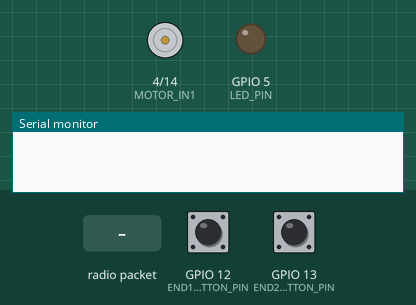
Recording of a sketch running on a simulated ESP8266 (NodeMCU). Parts: motor-driver pin pairs drawn as motors (green arrow = first pin HIGH = forward, orange = second pin HIGH = backward, longer = more drive), output pins drawn as LEDs (lit = HIGH), the last lines printed to the serial monitor. The inputs (shaded band) are chosen by the test bench; at power-on: GPIO 13 (END2_BUTTON_PIN) HIGH, GPIO 12 (END1_BUTTON_PIN) HIGH.

Above: at 1.2 s.
1.3 s: radio packet "1" arrives
At 1.9 s:
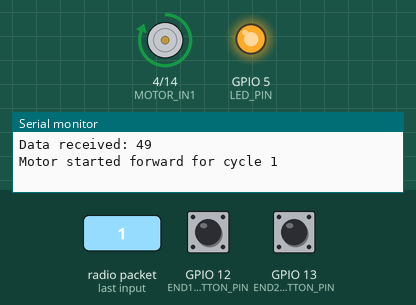
2.8 s: GPIO 13 (END2_BUTTON_PIN) pulled LOW for 1 s
At 3.4 s:
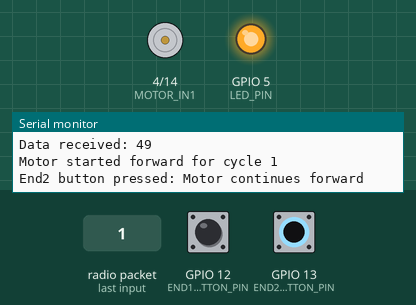
5.9 s: GPIO 12 (END1_BUTTON_PIN) pulled LOW for 0.15 s
At 7.7 s:
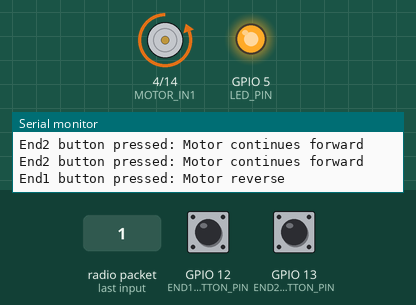
10.6 s: GPIO 13 (END2_BUTTON_PIN) pulled LOW for 0.15 s
At 11.2 s:
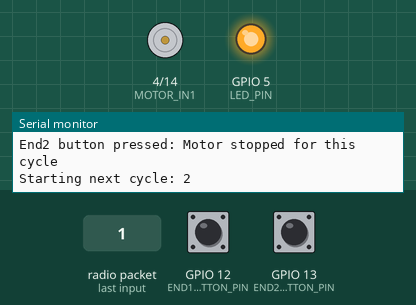
12.2 s: GPIO 13 (END2_BUTTON_PIN) pulled LOW for 3.2 s
At 45.2 s:
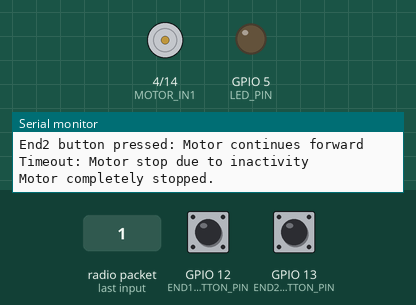
Timing chart, 0 to 46.2 s (numbered marks = the images above; inputs shaded):
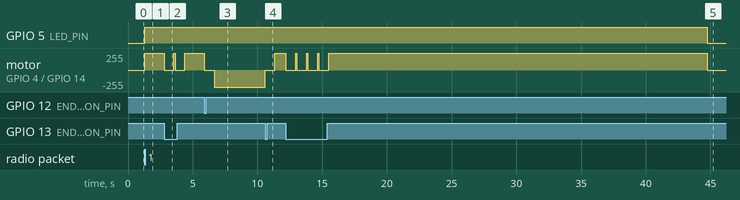

Measured:
- after the input at 1.3 s, GPIO 5 (LED_PIN): LOW → HIGH at once; motor on GPIO 4 (MOTOR_IN1) / GPIO 14 (MOTOR_IN2): stopped → forward 255/255 at once
- after the input at 2.8 s, motor on GPIO 4 (MOTOR_IN1) / GPIO 14 (MOTOR_IN2): alternates forward 255/255 for 0.10 s and stopped for 0.75 s, 4 changes in all, then stays forward 255/255, starting at once
- after the input at 5.9 s, motor on GPIO 4 (MOTOR_IN1) / GPIO 14 (MOTOR_IN2): forward 255/255 → stopped at once, → backward 255/255 0.75 s later
- after the input at 10.6 s, motor on GPIO 4 (MOTOR_IN1) / GPIO 14 (MOTOR_IN2): backward 255/255 → stopped at once, → forward 255/255 0.75 s later
- after the input at 12.2 s, GPIO 5 (LED_PIN): HIGH → LOW after 32.6 s instead of 28.4 s

The sketch:

panel_bots_final.ino
```cpp
#include <ESP8266WiFi.h>
#include <espnow.h>

// Define LED and motor driver pins
#define LED_PIN 5       // LED indicator
#define MOTOR_IN1 4     // GPIO for Motor IN1
#define MOTOR_IN2 14    // GPIO for Motor IN2

// Define input buttons for End1 and End2
#define END1_BUTTON_PIN 12 // GPIO for End1 button
#define END2_BUTTON_PIN 13 // GPIO for End2 button

// Variables for motor state and timing
bool motorRunning = false;
unsigned long lastActionTime = 0;
unsigned long timeoutPeriod = 30000; // 10-second timeout

int currentCycle = 0; // Current cycle count
int totalCycles = 0;  // Total cycles to perform
bool forwardPhase = true; // Indicates forward or reverse motor state

// Callback function to handle incoming ESP-NOW data
void onDataRecv(uint8_t *mac, uint8_t *data, uint8_t len) {
  if (len > 0) {
    int receivedData = data[0];
    Serial.print("Data received: ");
    Serial.println(receivedData);

    // Determine total cycles based on received data
    if (receivedData >= 5) {
      totalCycles = 5;
    } else {
      totalCycles = max(receivedData, 1);
    }

    // Start first cycle
    currentCycle = 1;
    motorRunning = true;
    lastActionTime = millis();

    // Start motor forward
    digitalWrite(MOTOR_IN1, HIGH);
    digitalWrite(MOTOR_IN2, LOW);
    forwardPhase = true;
    Serial.println("Motor started forward for cycle 1");
  }
}

void setup() {
  Serial.begin(115200);

  // Initialize pins
  pinMode(LED_PIN, OUTPUT);
  pinMode(MOTOR_IN1, OUTPUT);
  pinMode(MOTOR_IN2, OUTPUT);
  pinMode(END1_BUTTON_PIN, INPUT_PULLUP);
  pinMode(END2_BUTTON_PIN, INPUT_PULLUP);

  // Initialize Wi-Fi and ESP-NOW
  WiFi.mode(WIFI_STA);
  if (esp_now_init() != 0) {
    Serial.println("Error initializing ESP-NOW");
    return;
  }
  esp_now_set_self_role(ESP_NOW_ROLE_SLAVE);
  esp_now_register_recv_cb(onDataRecv);
}

void loop() {
  unsigned long currentTime = millis();

  if (motorRunning) {
    // Check for timeout
    if (currentTime - lastActionTime > timeoutPeriod) {
      Serial.println("Timeout: Motor stop due to inactivity");
      motorRunning = false;
      stopMotor();
      return;
    }

    // Check for End1 button press (Reverse direction)
    if (digitalRead(END1_BUTTON_PIN) == LOW) {
      if (forwardPhase) {
        Serial.println("End1 button pressed: Motor reverse");
        forwardPhase = false;
        digitalWrite(MOTOR_IN1, LOW);
        digitalWrite(MOTOR_IN2, LOW);
        delay(750);
        digitalWrite(MOTOR_IN1, LOW);
        digitalWrite(MOTOR_IN2, HIGH);
      } else {
        Serial.println("End1 button pressed: No action (already reversing)");
      }
      lastActionTime = currentTime;
      delay(100); // Basic debounce
    }

    // Check for End2 button press (Stop or move to next cycle)
    if (digitalRead(END2_BUTTON_PIN) == LOW) {
      if (forwardPhase) {
        Serial.println("End2 button pressed: Motor continues forward");
        // Continue forward
        digitalWrite(MOTOR_IN1, LOW);
        digitalWrite(MOTOR_IN2, LOW);
        delay(750);
        digitalWrite(MOTOR_IN1, HIGH);
        digitalWrite(MOTOR_IN2, LOW);
      } else {
        Serial.println("End2 button pressed: Motor stopped for this cycle");
        forwardPhase = true; // Reset for the next cycle
        currentCycle++;
        if (currentCycle > totalCycles) {
          motorRunning = false;
          Serial.println("All cycles completed. Motor stopped.");
          stopMotor();
        } else {
          Serial.print("Starting next cycle: ");
          Serial.println(currentCycle);
          // Start forward for next cycle
          digitalWrite(MOTOR_IN1, LOW);
          digitalWrite(MOTOR_IN2, LOW);
          delay(750);
          digitalWrite(MOTOR_IN1, HIGH);
          digitalWrite(MOTOR_IN2, LOW);
        }
      }
      lastActionTime = currentTime;
      delay(100); // Basic debounce
    }
  }

  // LED indicator (ON during motor operation)
  digitalWrite(LED_PIN, motorRunning);
}

// Function to stop the motor
void stopMotor() {
  digitalWrite(MOTOR_IN1, LOW);
  digitalWrite(MOTOR_IN2, LOW);
  motorRunning = false;
  digitalWrite(LED_PIN, LOW);
  Serial.println("Motor completely stopped.");
}
```
